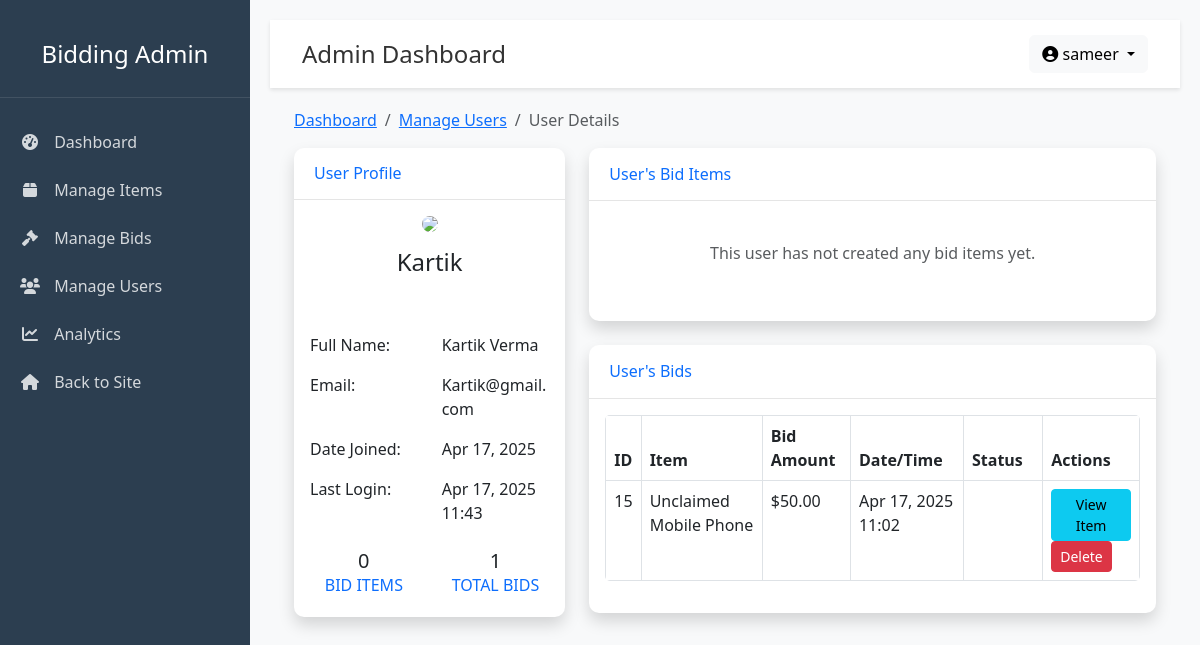
Page /bidding/users/14/ (signed in) on the committed database.
### bidding/models.py (models this page shows, shortened)
class Bid(models.Model):
    bid_item = models.ForeignKey(BidItem, on_delete=models.CASCADE, related_name='bids')
    user = models.ForeignKey(User, on_delete=models.CASCADE, related_name='user_bids')
    amount = models.DecimalField(max_digits=10, decimal_places=2)
    created_at = models.DateTimeField(auto_now_add=True)
    class Meta:
        ordering = ['-amount']

class BidItem(models.Model):
    STATUS_CHOICES = (
        ('active', 'Active'),
        ('sold', 'Sold'),
        ('expired', 'Expired'),
    )
    user = models.ForeignKey(User, on_delete=models.CASCADE, related_name='bid_items')
    title = models.CharField(max_length=100)
    description = models.TextField()
    initial_price = models.DecimalField(max_digits=10, decimal_places=2)
    current_price = models.DecimalField(max_digits=10, decimal_places=2)
    min_increment = models.DecimalField(max_digits=10, decimal_places=2, default=1.00)
    image = models.FileField(upload_to='bid_items/', blank=True, null=True)
    start_date = models.DateTimeField(auto_now_add=True)
    end_date = models.DateTimeField(default=timezone.now() + timezone.timedelta(days=7))
    status = models.CharField(max_length=20, choices=STATUS_CHOICES, default='active')
    created_at = models.DateTimeField(auto_now_add=True)
    updated_at = models.DateTimeField(auto_now=True)
    related_item = models.ForeignKey(Item, on_delete=models.SET_NULL, null=True, blank=True)

### bidding/views.py (the view)
# urls.py: path('users/<int:pk>/', views.user_detail, name='user_detail'),
@user_passes_test(is_admin)
def user_detail(request, pk):
    user = get_object_or_404(User, pk=pk)
    user_bids = user.user_bids.select_related('bid_item').order_by('-created_at')
    user_items = user.bid_items.order_by('-created_at')
    context = {
        'profile_user': user,
        'user_bids': user_bids,
        'user_items': user_items,
    }
    return render(request, 'admin_dashboard/user_detail.html', context)

### bidding/views.py (called while the page is built)
def is_admin(user):
    return user.is_authenticated and user.is_staff

### bidding/templates/admin_dashboard/user_detail.html (shortened to what this page needs)
{% extends "admin_dashboard/base.html" %}
{% load static %}
{% block content %}
<div class="container-fluid">
    <nav aria-label="breadcrumb">
        <ol class="breadcrumb">
            <li class="breadcrumb-item"><a href="{% url 'admin_dashboard' %}">Dashboard</a></li>
            <li class="breadcrumb-item"><a href="{% url 'manage_users' %}">Manage Users</a></li>
            <li class="breadcrumb-item active" aria-current="page">User Details</li>
        </ol>
    </nav>
    <div class="row">
        <div class="col-xl-4 col-lg-5">
            <div class="card shadow mb-4">
                <div class="card-header py-3 d-flex flex-row align-items-center justify-content-between">
                    <h6 class="m-0 font-weight-bold text-primary">User Profile</h6>
                </div>
                <div class="card-body">
                    <div class="text-center mb-4">
                        <img class="img-profile rounded-circle mb-3" src="{% static 'admin_dashboard/img/undraw_profile.svg' %}" width="100">
                        <h4>{{ profile_user.username }}</h4>
                        {% if profile_user.is_active %}
                            <span class="badge badge-success">Active</span>
                        {% else %}
                            <span class="badge badge-danger">Inactive</span>
                        {% endif %}
                    </div>
                    <div class="user-details">
                        <div class="row mb-3">
                            <div class="col-6 font-weight-bold">Full Name:</div>
                            <div class="col-6">{{ profile_user.get_full_name|default:"Not provided" }}</div>
                        </div>
                        <div class="row mb-3">
                            <div class="col-6 font-weight-bold">Email:</div>
                            <div class="col-6">{{ profile_user.email|default:"Not provided" }}</div>
                        </div>
                        <div class="row mb-3">
                            <div class="col-6 font-weight-bold">Date Joined:</div>
                            <div class="col-6">{{ profile_user.date_joined|date:"M d, Y" }}</div>
                        </div>
                        <div class="row mb-3">
                            <div class="col-6 font-weight-bold">Last Login:</div>
                            <div class="col-6">
                                {% if profile_user.last_login %}
                                    {{ profile_user.last_login|date:"M d, Y H:i" }}
                                {% else %}
                                    Never
                                {% endif %}
                            </div>
                        </div>
                    </div>
                    <div class="user-stats mt-4">
                        <div class="row text-center">
                            <div class="col-6">
                                <div class="h5 mb-0 font-weight-bold text-gray-800">{{ user_items.count }}</div>
                                <div class="text-xs font-weight-bold text-primary text-uppercase mb-1">Bid Items</div>
                            </div>
                            <div class="col-6">
                                <div class="h5 mb-0 font-weight-bold text-gray-800">{{ user_bids.count }}</div>
                                <div class="text-xs font-weight-bold text-primary text-uppercase mb-1">Total Bids</div>
                            </div>
                        </div>
                    </div>
                </div>
            </div>
        </div>
        <div class="col-xl-8 col-lg-7">
            <div class="card shadow mb-4">
                <div class="card-header py-3 d-flex flex-row align-items-center justify-content-between">
                    <h6 class="m-0 font-weight-bold text-primary">User's Bid Items</h6>
                    <span class="badge badge-info">{{ user_items.count }} Items</span>
                </div>
                <div class="card-body">
                    {% if user_items %}
                    <div class="table-responsive">
                        <table class="table table-bordered" id="userItemsTable" width="100%" cellspacing="0">
                            <thead>
                                <tr>
                                    <th>ID</th>
                                    <th>Title</th>
                                    <th>Current Price</th>
                                    <th>Status</th>
                                    <th>Created</th>
                                    <th>End Date</th>
                                    <th>Actions</th>
                                </tr>
                            </thead>
                            <tbody>
                                {% for item in user_items %}
                                <tr>
                                    <td>{{ item.id }}</td>
                                    <td>{{ item.title }}</td>
                                    <td>${{ item.current_price }}</td>
                                    <td>
                                        {% if item.status == 'active' %}
                                            <span class="badge badge-success">Active</span>
                                        {% elif item.status == 'sold' %}
                                            <span class="badge badge-primary">Sold</span>
                                        {% elif item.status == 'expired' %}
                                            <span class="badge badge-secondary">Expired</span>
                                        {% endif %}
                                    </td>
                                    <td>{{ item.created_at|date:"M d, Y" }}</td>
                                    <td>{{ item.end_date|date:"M d, Y H:i" }}</td>
                                    <td>
                                        <a href="{% url 'item_detail' item.id %}" class="btn btn-info btn-sm">
                                            View
                                        </a>
                                    </td>
                                </tr>
                                {% endfor %}
                            </tbody>
                        </table>
                    </div>
                    {% else %}
                    <div class="text-center p-4">
                        <p class="text-muted">This user has not created any bid items yet.</p>
                    </div>
                    {% endif %}
                </div>
            </div>
            <div class="card shadow mb-4">
                <div class="card-header py-3 d-flex flex-row align-items-center justify-content-between">
                    <h6 class="m-0 font-weight-bold text-primary">User's Bids</h6>
                    <span class="badge badge-info">{{ user_bids.count }} Bids</span>
                </div>
                <div class="card-body">
                    {% if user_bids %}
                    <div class="table-responsive">
                        <table class="table table-bordered" id="userBidsTable" width="100%" cellspacing="0">
                            <thead>
                                <tr>
                                    <th>ID</th>
                                    <th>Item</th>
                                    <th>Bid Amount</th>
                                    <th>Date/Time</th>
                                    <th>Status</th>
                                    <th>Actions</th>
                                </tr>
                            </thead>
                            <tbody>
                                {% for bid in user_bids %}
                                <tr>
                                    <td>{{ bid.id }}</td>
                                    <td>{{ bid.bid_item.title }}</td>
                                    <td>${{ bid.amount }}</td>
                                    <td>{{ bid.created_at|date:"M d, Y H:i" }}</td>
                                    <td>
                                        {% if bid.bid_item.bids.first.id == bid.id %}
                                            <span class="badge badge-success">Highest</span>
                                        {% else %}
                                            <span class="badge badge-secondary">Outbid</span>
                                        {% endif %}
                                    </td>
                                    <td>
                                        <a href="{% url 'item_detail' bid.bid_item.id %}" class="btn btn-info btn-sm">
                                            View Item
                                        </a>
                                        <button class="btn btn-danger btn-sm delete-bid"
                                                data-toggle="modal"
                                                data-target="#deleteBidModal"
                                                data-bid-id="{{ bid.id }}"
                                                data-amount="{{ bid.amount }}"
                                                data-item="{{ bid.bid_item.title }}">
                                            Delete
                                        </button>
                                    </td>
                                </tr>
                                {% endfor %}
                            </tbody>
                        </table>
                    </div>
                    {% else %}
                    <div class="text-center p-4">
                        <p class="text-muted">This user has not placed any bids yet.</p>
                    </div>
                    {% endif %}
                </div>
            </div>
        </div>
    </div>
</div>
{% endblock %}

### bidding/templates/admin_dashboard/base.html (shortened to what this page needs)
<!DOCTYPE html>
<html lang="en">
<head>
    <link href="https://cdn.jsdelivr.net/npm/bootstrap@5.3.0-alpha1/dist/css/bootstrap.min.css" rel="stylesheet">
    <link rel="stylesheet" href="https://cdnjs.cloudflare.com/ajax/libs/font-awesome/6.0.0/css/all.min.css">
</head>
<body>
    <div class="sidebar" id="sidebar">
        <div class="sidebar-header">
            <h4>Bidding Admin</h4>
        </div>
        <div class="sidebar-menu">
            <a href="{% url 'admin_dashboard' %}" class="{% if request.resolver_match.url_name == 'dashboard' %}active{% endif %}">
                <i class="fas fa-tachometer-alt"></i> Dashboard
            </a>
            <a href="{% url 'manage_items' %}" class="{% if request.resolver_match.url_name == 'manage_items' %}active{% endif %}">
                <i class="fas fa-box"></i> Manage Items
            </a>
            <a href="{% url 'manage_bids' %}" class="{% if request.resolver_match.url_name == 'manage_bids' %}active{% endif %}">
                <i class="fas fa-gavel"></i> Manage Bids
            </a>
            <a href="{% url 'manage_users' %}" class="{% if request.resolver_match.url_name == 'manage_users' %}active{% endif %}">
                <i class="fas fa-users"></i> Manage Users
            </a>
            <a href="{% url 'analytics' %}" class="{% if request.resolver_match.url_name == 'analytics' %}active{% endif %}">
                <i class="fas fa-chart-line"></i> Analytics
            </a>
            <a href="{% url 'bidding_home' %}">
                <i class="fas fa-home"></i> Back to Site
            </a>
        </div>
    </div>
    <div class="main-content">
        <nav class="navbar">
            <div class="container-fluid">
                <h4 class="mb-0">{% block header %}Admin Dashboard{% endblock %}</h4>
                <div class="d-flex">
                    <div class="dropdown">
                        <button class="btn btn-light dropdown-toggle" type="button" id="dropdownMenuButton" data-bs-toggle="dropdown" aria-expanded="false">
                            <i class="fas fa-user-circle"></i> {{ request.user.username }}
                        </button>
                    </div>
                </div>
            </div>
        </nav>
        <div class="container-fluid">
            {% block content %}
            {% endblock %}
        </div>
    </div>
</body>
</html>

### bidding/templates/admin_dashboard/base.html (style rules this page uses)
:root { --primary: #2c3e50; --secondary: #34495e; --accent: #3498db; --light: #ecf0f1; --dark: #1a252f; --success: #2ecc71; --warning: #f39c12; --danger: #e74c3c; }
body { font-family: 'Segoe UI', Tahoma, Geneva, Verdana, sans-serif; background-color: #f8f9fa; color: #333; }
.sidebar { background-color: var(--primary); color: white; height: 100vh; position: fixed; width: 250px; left: 0; top: 0; padding: 20px 0; transition: all 0.3s; z-index: 1000; }
.sidebar-header { padding: 20px; text-align: center; border-bottom: 1px solid rgba(255, 255, 255, 0.1); }
.sidebar-menu { padding: 20px 0; }
.sidebar-menu a { color: rgba(255, 255, 255, 0.8); padding: 12px 20px; display: block; text-decoration: none; transition: all 0.3s; }
.sidebar-menu i { margin-right: 10px; width: 20px; text-align: center; }
.main-content { margin-left: 250px; padding: 20px; transition: all 0.3s; }
.navbar { background-color: white; box-shadow: 0 2px 4px rgba(0, 0, 0, 0.1); padding: 15px 20px; margin-bottom: 20px; }
.card { border: none; border-radius: 10px; box-shadow: 0 4px 6px rgba(0, 0, 0, 0.1); margin-bottom: 20px; transition: transform 0.3s; }
.card-header { background-color: transparent; border-bottom: 1px solid rgba(0, 0, 0, 0.1); padding: 15px 20px; font-weight: 600; }
.table { border-radius: 5px; overflow: hidden; }
.table thead { background-color: var(--light); }

### rows in the picture
Bid: id "15", bid_item "Unclaimed Mobile Phone", amount "50.00", created_at "Apr 17, 2025 11:02"

### other values in the picture
{{ request.user.username }} "sameer"
{{ profile_user.username }} "Kartik"
{{ profile_user.get_full_name|default:"Not provided" }} "Kartik Verma"
{{ profile_user.email|default:"Not provided" }} "Kartik@gmail.com"
{{ profile_user.date_joined|date:"M d, Y" }} "Apr 17, 2025"
{{ profile_user.last_login|date:"M d, Y H:i" }} "Apr 17, 2025 11:43"
{{ user_items.count }} "0"
{{ user_bids.count }} "1"
